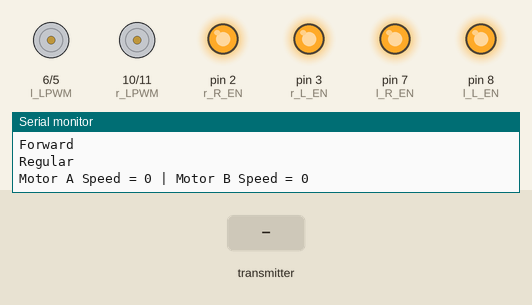
A sketch run on a simulated Arduino Uno, built with avr-gcc and run on an emulated ATmega328P. Shown: motor-driver pin pairs drawn as motors (green arrow = first pin HIGH = forward, orange = second pin HIGH = backward, longer = more drive), output pins drawn as LEDs (lit = HIGH), the last lines printed to the serial monitor. The test bench sets the inputs (shaded band).

Above: at 1.2 s.
1.3 s: the transmitter starts sending readChannel.0 = 1000
At 2.3 s:
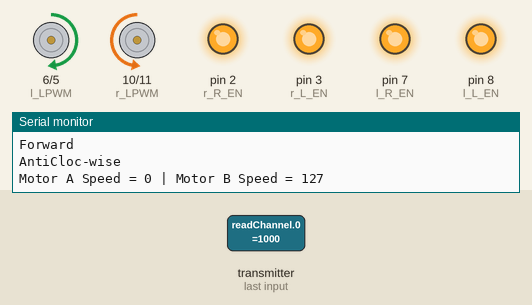
2.8 s: the transmitter starts sending readChannel.5 = 1250
At 4.0 s:
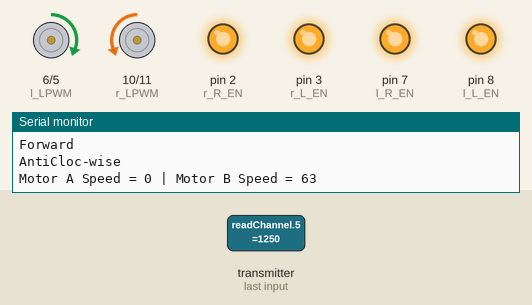
4.3 s: the transmitter starts sending readChannel.1 = 1000
At 5.4 s:
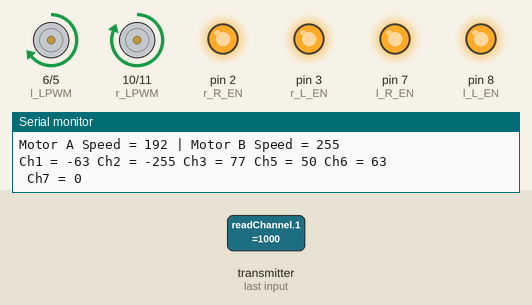
5.8 s: the transmitter starts sending readChannel.5 = 1000
At 6.9 s:
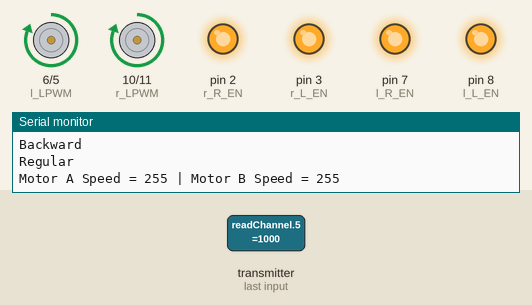
7.3 s: the transmitter starts sending readChannel.1 = 1250
At 8.5 s:
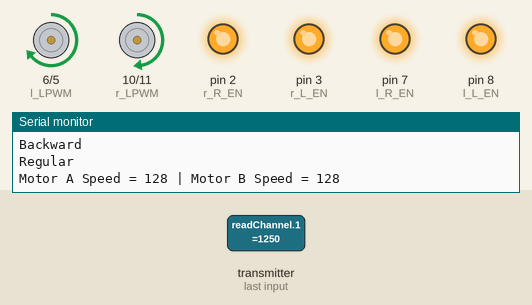
8.8 s: the transmitter starts sending readChannel.5 = 1500
At 9.8 s:
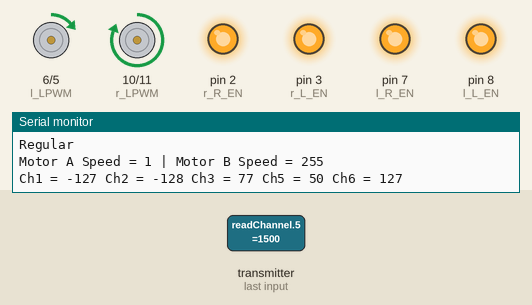
Timing chart, 0 to 11.3 s (numbered marks = the images above; inputs shaded):
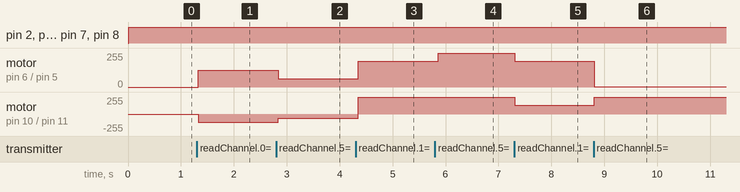

The sketch:

Ibus_soccer_and_RC.ino
```cpp
/*
  RC Remote Car
  fsi6x-RC-car-spin.ino
  Uses Flysky FS-I6X RC receiver & FS-I6X 6-ch Controller
  Uses TB6612FNG H-Bridge Motor Controller
  Drives two DC Motors

  Two Drive Modes - Normal and Spin
  Map channel 6 on controller to switch SWA for mode control

  Right stick controls direction in Normal mode (CH1 & CH2)
  VRA controls speed and direction in Spin mode (CH5)
  Left stick is acceleration in both modes (CH3)

  Channel functions by Ricardo Paiva - https://gist.github.com/werneckpaiva/

  DroneBot Workshop 2021
  https://dronebotworkshop.com
*/

// Include iBus Library
#include <IBusBM.h>

// Create iBus Object
IBusBM ibus;

// Channel Values

int rcCH1 = 0; // Left - Right
int rcCH2 = 0; // Forward - Reverse
int rcCH3 = 0; // Acceleration
int rcCH5 = 0; // Spin Control
int rcCH6 = 0; // Mode Control
bool rcCH7 = 0;
// Properties of Left-sided motors
#define l_RPWM 5
#define l_LPWM 6
#define l_R_EN 7
#define l_L_EN 8

// Properties of Right-sided motors
#define r_RPWM 11
#define r_LPWM 10
#define r_R_EN 2
#define r_L_EN 3

/*
// Motor A Control Connections
#define pwmA 3
#define in1A 5
#define in2A 4

// Motor B Control Connections
#define pwmB 9
#define in1B 7
#define in2B 8
*/


// Motor Speed Values - Start at zero
int MotorSpeedA = 0;
int MotorSpeedB = 0;

// Motor Direction Values - 0 = backward, 1 = forward
int MotorDirA = 1;
int MotorDirB = 1;

// Control Motor A
void mControlA(int mspeed, int mdir) {

  // Determine direction
  if (mdir == 0) {
    // Motor backward
      analogWrite(l_RPWM, 0);
      analogWrite(l_LPWM, mspeed); //left side wheels
  } else {
    // Motor forward
      analogWrite(l_RPWM, mspeed);
      analogWrite(l_LPWM, 0); //left side wheels
  }

}

// Control Motor B
void mControlB(int mspeed, int mdir) {

  // Determine direction
  if (mdir == 0) {
    // Motor backward
      analogWrite(r_RPWM, 0);
      analogWrite(r_LPWM, mspeed);//Right side wheels
  } else {
    // Motor forward
      analogWrite(r_RPWM, mspeed);
      analogWrite(r_LPWM, 0);//Right side wheels
  }

}

// Read the number of a given channel and convert to the range provided.
// If the channel is off, return the default value
int readChannel(byte channelInput, int minLimit, int maxLimit, int defaultValue) {
  uint16_t ch = ibus.readChannel(channelInput);
  if (ch < 100) return defaultValue;
  return map(ch, 1000, 2000, minLimit, maxLimit);
}

// Read the channel and return a boolean value
bool readSwitch(byte channelInput, bool defaultValue) {
  int intDefaultValue = (defaultValue) ? 100 : 0;
  int ch = readChannel(channelInput, 0, 100, intDefaultValue);
  return (ch > 50);
}

void setup()

{

  // Start serial monitor for debugging
  Serial.begin(115200);

  // Attach iBus object to serial port
  ibus.begin(Serial);

  // Set all the motor control pins to outputs
/*
  pinMode(pwmA, OUTPUT);
  pinMode(pwmB, OUTPUT);
  pinMode(in1A, OUTPUT);
  pinMode(in2A, OUTPUT);
  pinMode(in1B, OUTPUT);
  pinMode(in2B, OUTPUT);
*/
  pinMode(l_RPWM, OUTPUT);
  pinMode(l_LPWM, OUTPUT);
  pinMode(l_R_EN, OUTPUT);
  pinMode(l_L_EN, OUTPUT);

  pinMode(r_RPWM, OUTPUT);
  pinMode(r_LPWM, OUTPUT);
  pinMode(r_R_EN, OUTPUT);
  pinMode(r_L_EN, OUTPUT);


}

void loop() {

  // Get RC channel values
  rcCH6 = readChannel(5, 0, 255, 0);
  rcCH1 = readChannel(0, -1*(rcCH6), rcCH6, 0);
  //rcCH1 = readChannel(0, -100, 100, 0);
  rcCH2 = readChannel(1, -255, 255, 0);
  rcCH3 = readChannel(2, 0, 155, 0);
  rcCH5 = readChannel(4, 0, 100, 0);

  rcCH7 = readSwitch(7, false);

  // Print values to serial monitor for debugging
  Serial.print("Ch1 = ");
  Serial.print(rcCH1);

  Serial.print(" Ch2 = ");
  Serial.print(rcCH2);

  Serial.print(" Ch3 = ");
  Serial.print(rcCH3);

  Serial.print(" Ch5 = ");
  Serial.print(rcCH5);

  Serial.print(" Ch6 = ");
  Serial.println(rcCH6);

  Serial.print(" Ch7 = ");
  Serial.println(rcCH7);

  // Set speeds with channel 3 value
  //MotorSpeedA = rcCH3;
  //MotorSpeedB = rcCH3;
  MotorSpeedA = 0;
  MotorSpeedB = 0;

  digitalWrite(l_R_EN, HIGH);
  digitalWrite(l_L_EN, HIGH);
  digitalWrite(r_R_EN, HIGH);
  digitalWrite(r_L_EN, HIGH);


    // Set forward/backward direction with channel 2 value
    if (rcCH2 >= 0) {
      //Forward
      MotorDirA = 1;
      MotorDirB = 1;
      Serial.println("Forward");
    } else {
      //Backward
      MotorDirA = 0;
      MotorDirB = 0;
      Serial.println("Backward");
    }

    // Add channel 2 speed
    MotorSpeedA = MotorSpeedA + abs(rcCH2);
    MotorSpeedB = MotorSpeedB + abs(rcCH2);

    // Set left/right offset with channel 1 value
    MotorSpeedA = MotorSpeedA + rcCH1;
    MotorSpeedB = MotorSpeedB - rcCH1;


  // Ensure that speeds are between 0 and 255
  MotorSpeedA = constrain(MotorSpeedA, 0, 255);
  MotorSpeedB = constrain(MotorSpeedB, 0, 255);
if (rcCH1 > 0 &&  rcCH2 > -1*(rcCH5) && rcCH2 < rcCH5 ) {
      //Motor A
      analogWrite(l_RPWM, MotorSpeedA);
      analogWrite(l_LPWM, 0); //left side wheels

      //Motor B
      analogWrite(r_RPWM, 0);
      analogWrite(r_LPWM, MotorSpeedA);//Right side wheels
      Serial.println("Clock-wise");

    } else if(rcCH1 < 0 &&  rcCH2 > -1*(rcCH5) && rcCH2 < rcCH5){
      //Motor A
      analogWrite(l_RPWM, 0);
      analogWrite(l_LPWM, MotorSpeedB); //left side wheels

      //Motor B
      analogWrite(r_RPWM, MotorSpeedB);
      analogWrite(r_LPWM, 0);//Right side wheels


      Serial.println("AntiCloc-wise");
    }else{
      //Drive Motors
      mControlA(MotorSpeedA, MotorDirA);
      mControlB(MotorSpeedB, MotorDirB);

      Serial.println("Regular");
    }
  //Drive Motors
  //mControlA(MotorSpeedA, MotorDirA);
  //mControlB(MotorSpeedB, MotorDirB);

  // Print speed values to serial monitor for debugging
  Serial.print("Motor A Speed = ");
  Serial.print(MotorSpeedA);
  Serial.print(" | Motor B Speed = ");
  Serial.println(MotorSpeedB);

  // Slight delay
  delay(50);

}
```

Measured:
- after the input at 1.3 s, motor on pin 6 (l_LPWM) / pin 5 (l_RPWM): stopped → forward 127/255 at once; motor on pin 10 (r_LPWM) / pin 11 (r_RPWM): stopped → backward 127/255 at once
- after the input at 2.8 s, motor on pin 6 (l_LPWM) / pin 5 (l_RPWM): forward 127/255 → forward 63/255 at once; motor on pin 10 (r_LPWM) / pin 11 (r_RPWM): backward 127/255 → backward 63/255 at once
- after the input at 4.3 s, motor on pin 6 (l_LPWM) / pin 5 (l_RPWM): forward 63/255 → forward 192/255 after 0.05 s; motor on pin 10 (r_LPWM) / pin 11 (r_RPWM): backward 63/255 → forward 255/255 after 0.05 s
- after the input at 5.8 s, motor on pin 6 (l_LPWM) / pin 5 (l_RPWM): forward 192/255 → forward 255/255 after 0.06 s
- after the input at 7.3 s, motor on pin 6 (l_LPWM) / pin 5 (l_RPWM): forward 255/255 → forward 192/255 at once; motor on pin 10 (r_LPWM) / pin 11 (r_RPWM): forward 255/255 → forward 128/255 at once
- after the input at 8.8 s, motor on pin 6 (l_LPWM) / pin 5 (l_RPWM): forward 192/255 → forward 1/255 at once; motor on pin 10 (r_LPWM) / pin 11 (r_RPWM): forward 128/255 → forward 255/255 at once
